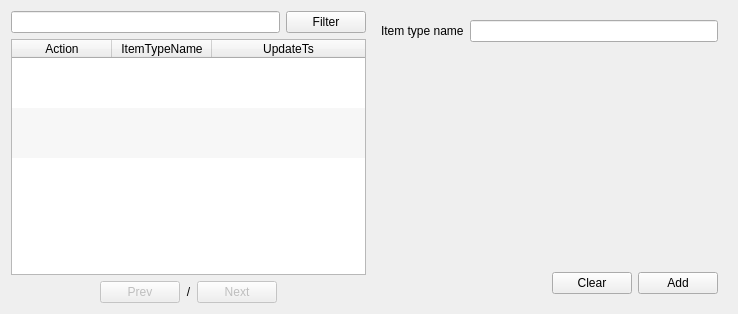
<?xml version="1.0" encoding="UTF-8"?>
<ui version="4.0">
 <class>FormManageItemType</class>
 <widget class="QWidget" name="FormManageItemType">
  <property name="geometry">
   <rect>
    <x>0</x>
    <y>0</y>
    <width>738</width>
    <height>314</height>
   </rect>
  </property>
  <property name="windowTitle">
   <string>Manage item type</string>
  </property>
  <layout class="QHBoxLayout" name="horizontalLayout_4">
   <item>
    <layout class="QVBoxLayout" name="verticalLayout">
     <item>
      <layout class="QHBoxLayout" name="horizontalLayout">
       <item>
        <widget class="QLineEdit" name="lineEditFilter"/>
       </item>
       <item>
        <widget class="QPushButton" name="pushButtonFilter">
         <property name="text">
          <string>Filter</string>
         </property>
        </widget>
       </item>
      </layout>
     </item>
     <item>
      <widget class="QTableWidget" name="tableWidgetData">
       <property name="editTriggers">
        <set>QAbstractItemView::NoEditTriggers</set>
       </property>
       <property name="alternatingRowColors">
        <bool>true</bool>
       </property>
       <property name="selectionBehavior">
        <enum>QAbstractItemView::SelectRows</enum>
       </property>
       <property name="verticalScrollMode">
        <enum>QAbstractItemView::ScrollPerPixel</enum>
       </property>
       <property name="horizontalScrollMode">
        <enum>QAbstractItemView::ScrollPerPixel</enum>
       </property>
       <property name="showGrid">
        <bool>false</bool>
       </property>
       <property name="gridStyle">
        <enum>Qt::SolidLine</enum>
       </property>
       <property name="sortingEnabled">
        <bool>false</bool>
       </property>
       <property name="wordWrap">
        <bool>false</bool>
       </property>
       <attribute name="horizontalHeaderStretchLastSection">
        <bool>true</bool>
       </attribute>
       <attribute name="verticalHeaderVisible">
        <bool>false</bool>
       </attribute>
       <attribute name="verticalHeaderDefaultSectionSize">
        <number>50</number>
       </attribute>
       <attribute name="verticalHeaderMinimumSectionSize">
        <number>30</number>
       </attribute>
       <row>
        <property name="text">
         <string>New Row</string>
        </property>
       </row>
       <row>
        <property name="text">
         <string>New Row</string>
        </property>
       </row>
       <row>
        <property name="text">
         <string>New Row</string>
        </property>
       </row>
       <column>
        <property name="text">
         <string>Action</string>
        </property>
       </column>
       <column>
        <property name="text">
         <string>ItemTypeName</string>
        </property>
       </column>
       <column>
        <property name="text">
         <string>UpdateTs</string>
        </property>
       </column>
      </widget>
     </item>
     <item>
      <layout class="QHBoxLayout" name="horizontalLayout_2">
       <item>
        <spacer name="horizontalSpacer">
         <property name="orientation">
          <enum>Qt::Horizontal</enum>
         </property>
         <property name="sizeHint" stdset="0">
          <size>
           <width>40</width>
           <height>20</height>
          </size>
         </property>
        </spacer>
       </item>
       <item>
        <widget class="QPushButton" name="pushButtonPrev">
         <property name="enabled">
          <bool>false</bool>
         </property>
         <property name="text">
          <string>Prev</string>
         </property>
        </widget>
       </item>
       <item>
        <widget class="QLabel" name="labelPageIndicator">
         <property name="text">
          <string>&lt;CurrentPage&gt;/&lt;TotalPage&gt;</string>
         </property>
         <property name="alignment">
          <set>Qt::AlignCenter</set>
         </property>
        </widget>
       </item>
       <item>
        <widget class="QPushButton" name="pushButtonNext">
         <property name="enabled">
          <bool>false</bool>
         </property>
         <property name="text">
          <string>Next</string>
         </property>
        </widget>
       </item>
       <item>
        <spacer name="horizontalSpacer_2">
         <property name="orientation">
          <enum>Qt::Horizontal</enum>
         </property>
         <property name="sizeHint" stdset="0">
          <size>
           <width>40</width>
           <height>20</height>
          </size>
         </property>
        </spacer>
       </item>
      </layout>
     </item>
    </layout>
   </item>
   <item>
    <widget class="QFrame" name="frameRegister">
     <property name="maximumSize">
      <size>
       <width>16777215</width>
       <height>16777215</height>
      </size>
     </property>
     <layout class="QVBoxLayout" name="verticalLayout_2">
      <property name="spacing">
       <number>0</number>
      </property>
      <property name="leftMargin">
       <number>0</number>
      </property>
      <property name="topMargin">
       <number>0</number>
      </property>
      <property name="rightMargin">
       <number>0</number>
      </property>
      <property name="bottomMargin">
       <number>0</number>
      </property>
      <item>
       <widget class="QScrollArea" name="scrollArea">
        <property name="frameShape">
         <enum>QFrame::NoFrame</enum>
        </property>
        <property name="widgetResizable">
         <bool>true</bool>
        </property>
        <widget class="QWidget" name="scrollAreaWidgetContents">
         <property name="geometry">
          <rect>
           <x>0</x>
           <y>0</y>
           <width>311</width>
           <height>255</height>
          </rect>
         </property>
         <layout class="QFormLayout" name="formLayout">
          <item row="0" column="0">
           <widget class="QLabel" name="label_3">
            <property name="text">
             <string>Item type name</string>
            </property>
           </widget>
          </item>
          <item row="0" column="1">
           <widget class="QLineEdit" name="lineEditItemTypeName"/>
          </item>
         </layout>
        </widget>
       </widget>
      </item>
      <item>
       <widget class="QWidget" name="widget" native="true">
        <layout class="QHBoxLayout" name="horizontalLayout_5">
         <item>
          <spacer name="horizontalSpacer_3">
           <property name="orientation">
            <enum>Qt::Horizontal</enum>
           </property>
           <property name="sizeHint" stdset="0">
            <size>
             <width>40</width>
             <height>20</height>
            </size>
           </property>
          </spacer>
         </item>
         <item>
          <widget class="QPushButton" name="pushButtonClear">
           <property name="text">
            <string>Clear</string>
           </property>
          </widget>
         </item>
         <item>
          <widget class="QPushButton" name="pushButtonAdd">
           <property name="text">
            <string>Add</string>
           </property>
          </widget>
         </item>
        </layout>
       </widget>
      </item>
     </layout>
    </widget>
   </item>
  </layout>
 </widget>
 <resources/>
 <connections/>
</ui>
